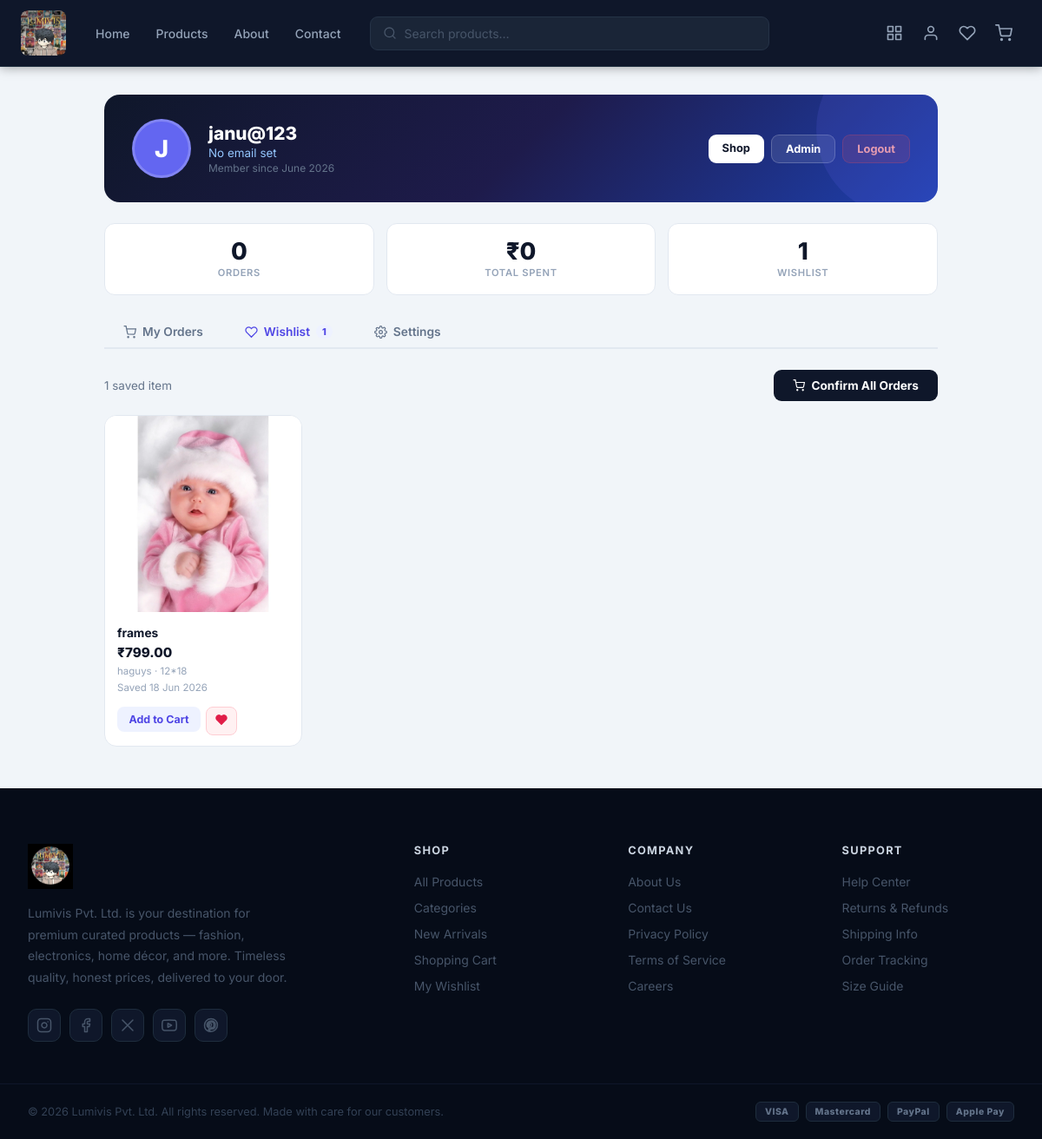
Page /my-account/?tab=wishlist (signed in) on the earlier database version.
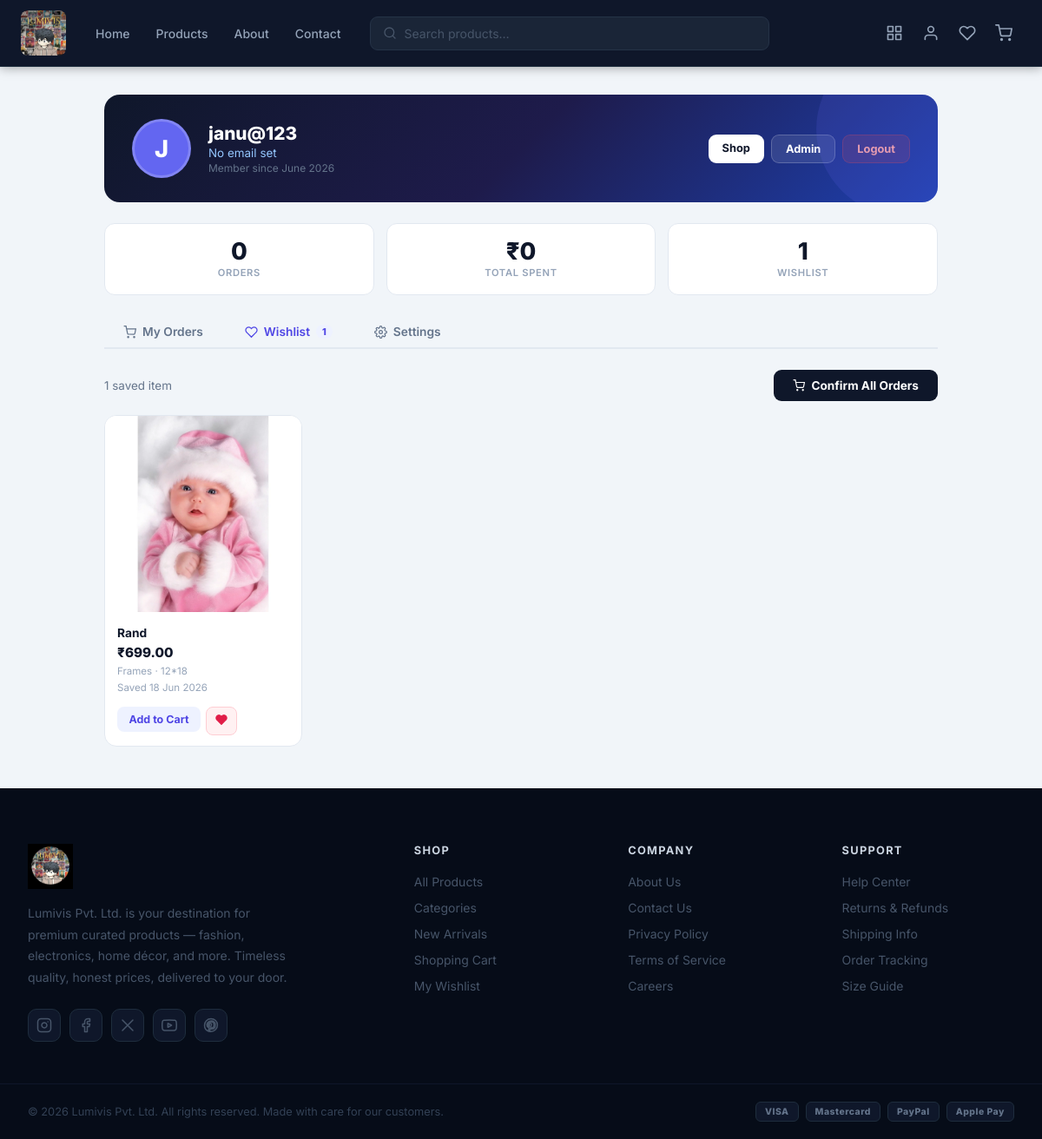
Same page on the later database version.
### products/models.py (models this page shows, shortened)
class Wishlist(models.Model):
    user     = models.ForeignKey(User, on_delete=models.CASCADE, related_name='wishlist')
    product  = models.ForeignKey(Product, on_delete=models.CASCADE, related_name='wishlisted_by')
    added_at = models.DateTimeField(auto_now_add=True)
    class Meta:
        unique_together = ('user', 'product')

class Product(models.Model):
    name = models.CharField(max_length=100)
    product_id = models.CharField(max_length=50, unique=True)
    product_type = models.CharField(max_length=50)
    product_size = models.CharField(max_length=50)
    thumbnail = models.ImageField(upload_to='products/thumb/', null=True, blank=True)
    description = models.TextField()
    price = models.DecimalField(max_digits=10, decimal_places=2)
    image = models.ImageField(upload_to='products/', null=True, blank=True)

### products/views.py (the view, shortened to what this page needs)
# urls.py: path('my-account/', views.user_panel, name='user_panel'),
@login_required
def user_panel(request):
    tab = request.GET.get('tab', 'orders')
    wishlist    = Wishlist.objects.filter(user=request.user).select_related('product')
    return render(request, 'products/user_panel.html', {
        'tab':            tab,
        'orders':         [],
        'wishlist':       wishlist,
        'total_spent':    0,
        'status_choices': [],
    })

### products/context_processors.py (called while the page is built)
def cart(request):
    session_cart = request.session.get('cart', {})
    count = sum(session_cart.values())
    return {'cart_count': count}

### products/templates/products/user_panel.html (shortened to what the changed rows need)
{% extends 'products/base.html' %}
{% block content %}
<div class="up-wrap">
  {% if tab == 'orders' %}
  {% if orders %}
  <div class="up-table-wrap">
    <table class="up-table">
      <thead>
        <tr><th>Order ID</th><th>Product</th><th>Date</th><th>Qty</th><th>Total</th><th>Status</th></tr>
      </thead>
      <tbody>
        {% for o in orders %}
        <tr>
          <td class="up-mono" style="color:#64748b;">#{{ o.transaction_id }}</td>
          <td>
            <div style="display:flex;align-items:center;gap:10px;">
              {% if o.product.image %}
                <img src="{{ o.product.image.url }}" alt="{{ o.product.name }}"
                     style="width:40px;height:40px;object-fit:cover;border-radius:8px;border:1px solid #e2e8f0;flex-shrink:0;" />
              {% endif %}
              <div>
                <a href="{% url 'product_detail' o.product.pk %}" style="color:#0f172a;text-decoration:none;font-weight:600;font-size:0.86rem;">
                  {{ o.product.name|truncatechars:28 }}
                </a>
                <div style="font-size:0.72rem;color:#94a3b8;">{{ o.product.product_type }}</div>
              </div>
            </div>
          </td>
          <td style="color:#64748b;white-space:nowrap;font-size:0.8rem;">{{ o.transaction_date|date:"d M Y" }}</td>
          <td style="text-align:center;">{{ o.quantity }}</td>
          <td><strong>₹{{ o.total_price }}</strong></td>
          <td>
            <span class="sb {{ o.status }}">{{ o.get_status_display }}</span>
          </td>
        </tr>
        {% endfor %}
      </tbody>
    </table>
  </div>
  {% else %}
  <div class="up-empty">
    <svg width="56" height="56" viewBox="0 0 24 24" fill="none" stroke="currentColor" stroke-width="1"><circle cx="9" cy="21" r="1"/><circle cx="20" cy="21" r="1"/><path d="M1 1h4l2.68 13.39a2 2 0 0 0 2 1.61h9.72a2 2 0 0 0 2-1.61L23 6H6"/></svg>
    <h3>No orders yet</h3>
    <p>Your order history will appear here after your first purchase.</p>
    <a href="{% url 'home' %}" class="up-btn up-btn-indigo">Start Shopping</a>
  </div>
  {% endif %}
  {% elif tab == 'wishlist' %}
  {% if wishlist %}
  <div class="up-wl-grid">
    {% for item in wishlist %}
    <div class="up-wl-card">
      <a href="{% url 'product_detail' item.product.pk %}">
        {% if item.product.image %}
          <img src="{{ item.product.image.url }}" alt="{{ item.product.name }}" class="up-wl-img" loading="lazy" />
        {% else %}
          <div class="up-wl-img-ph">
            <svg width="36" height="36" viewBox="0 0 24 24" fill="none" stroke="currentColor" stroke-width="1.2"><rect x="3" y="3" width="18" height="18" rx="2"/><circle cx="8.5" cy="8.5" r="1.5"/><polyline points="21 15 16 10 5 21"/></svg>
          </div>
        {% endif %}
      </a>
      <div class="up-wl-body">
        <a href="{% url 'product_detail' item.product.pk %}" class="up-wl-name">{{ item.product.name }}</a>
        <div class="up-wl-price">₹{{ item.product.price }}</div>
        <div class="up-wl-meta">{{ item.product.product_type }} · {{ item.product.product_size }}</div>
        <div class="up-wl-meta">Saved {{ item.added_at|date:"d M Y" }}</div>
        <div class="up-wl-btns">
          <form method="POST" action="{% url 'add_to_cart' item.product.pk %}">
            <button type="submit" class="up-wl-btn up-wl-btn-cart">Add to Cart</button>
          </form>
          <form method="POST" action="{% url 'toggle_wishlist' item.product.pk %}">
            <button type="submit" class="up-wl-btn up-wl-btn-rm" title="Remove from wishlist">
              <svg width="14" height="14" viewBox="0 0 24 24" fill="currentColor" stroke="currentColor" stroke-width="2"><path d="M20.84 4.61a5.5 5.5 0 0 0-7.78 0L12 5.67l-1.06-1.06a5.5 5.5 0 0 0-7.78 7.78l1.06 1.06L12 21.23l7.78-7.78 1.06-1.06a5.5 5.5 0 0 0 0-7.78z"/></svg>
            </button>
          </form>
        </div>
      </div>
    </div>
    {% endfor %}
  </div>
  {% endif %}
  {% endif %}
</div>
{% endblock %}

Differences in the rows shown:
changed through a linked row, Wishlist: product.name "frames" → "Rand"; product.price "799.00" → "699.00"; product.product_type "haguys" → "Frames"
